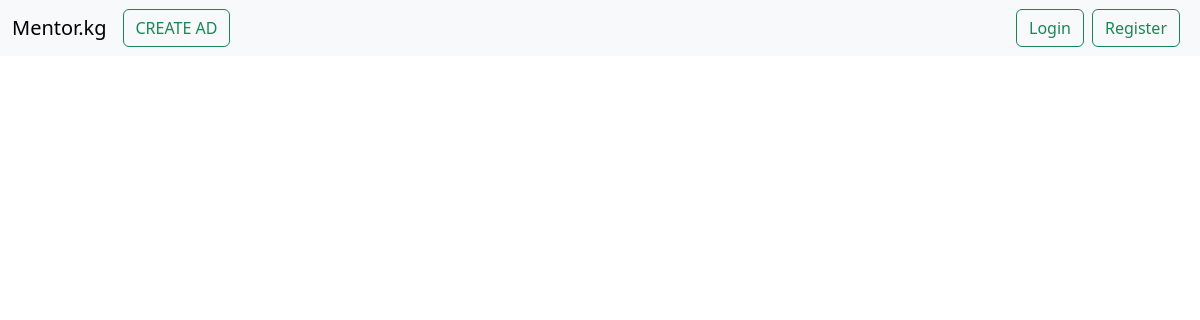
Page /ads/category on the earlier database version.
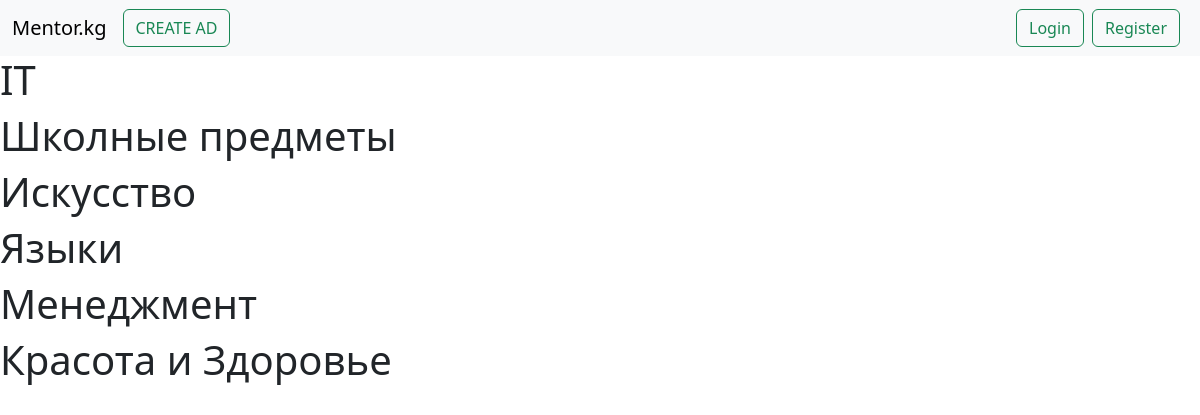
Same page on the later database version.
### ads/models.py (models this page shows, shortened)
class Category(models.Model):
    title = models.CharField(max_length=100)
    created_at = models.DateTimeField(auto_now_add=True)

### ads/views.py (the view)
# urls.py: path("category", category_list,name='category_list'),
def category_list(request):
    all_categories = Category.objects.all()
    context={
        "all_categories":all_categories
    }
    return render(request, 'category.html', context=context)

### ads/templates/category.html (shortened to what this page needs)
{%extends 'base.html'%}
{%block content%}
{%for category in all_categories%}
<h1>{{ category.title}}</h1>
{%endfor%}
{%endblock%}

### ads/templates/base.html (shortened to what this page needs)
{%load static%}
<!DOCTYPE html>
<html lang="en">
  <head>
    <link
      href="https://cdn.jsdelivr.net/npm/bootstrap@5.3.1/dist/css/bootstrap.min.css"
      rel="stylesheet"
    />
  </head>
  <body>
    <nav class="navbar navbar-expand-lg bg-body-tertiary">
      <div class="container-fluid">
        <a class="navbar-brand" href="{% url 'ads_list'%}">Mentor.kg</a>
        <div class="collapse navbar-collapse" id="navbarSupportedContent">
          <ul class="navbar-nav me-auto mb-2 mb-lg-0">
            <li class="nav-item">
              <a href="{%url 'create_at'%}">
                <button class="btn btn-outline-success me-2" type="button">
                  CREATE AD
                </button>
              </a>
            </li>
          </ul>
          <form class="d-flex" role="search">
            {%if user.is_authenticated%}
            <ul class="navbar-nav me-auto mb-2 mb-lg-0">
              <li class="nav-item">
                <a
                class="btn btn-outline-success me-2"
                aria-current="page"
                href="{% url 'logout' %}"
                >Logout</a
                >
              </li>
            </ul>
            {%else%}
            <ul class="navbar-nav me-auto mb-2 mb-lg-0">
              <li class="nav-item">
                <a
                class="btn btn-outline-success me-2"
                aria-current="page"
                href="{% url 'login' %}"
                >Login</a
                >
              </li>
            </ul>
            {%endif%}
            {%if user.is_authenticated%}
            <ul class="navbar-nav me-auto mb-2 mb-lg-0">
              <li class="nav-item">
                <a class="btn btn-outline-success me-2" aria-current="page" href="{% url 'profile' %}">Profile</a>
              </li>
            </ul>
            {%else%}
            <ul class="navbar-nav me-auto mb-2 mb-lg-0">
              <li class="nav-item">
                <a class="btn btn-outline-success me-2" aria-current="page" href="{% url 'register' %}">Register</a>
              </li>
            </ul>
            {%endif%}
          </form>
        </div>
      </div>
    </nav>
    {%block content%} {%endblock%}
  </body>
</html>

Differences in the rows shown:
added Category: title "IT"
added Category: title "Школные предметы"
added Category: title "Искусство"
added Category: title "Языки"
added Category: title "Менеджмент"
added Category: title "Красота и Здоровье"
